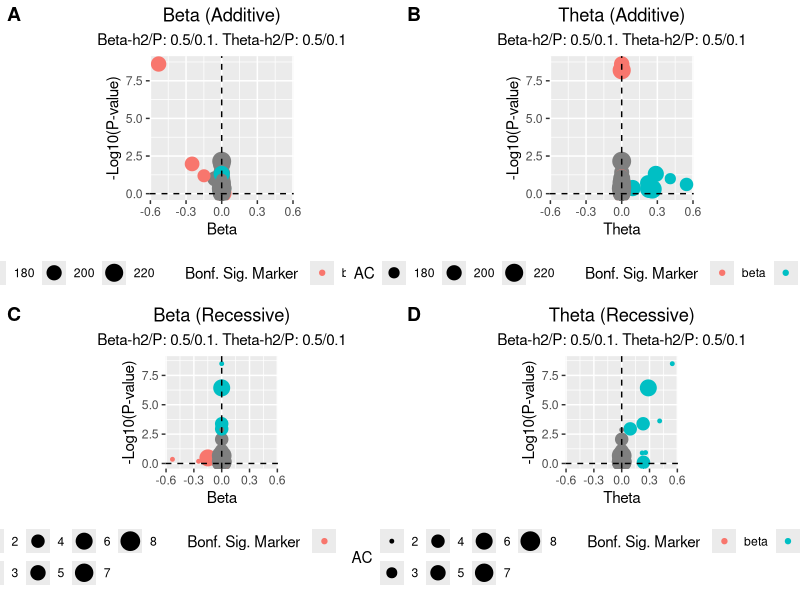

Here is the R script that generated this plot:
# a simple simulation workflow

require(ggplot2)
require(cowplot)

make_theta <- function(M, h2, pi = NULL){
  pi <- ifelse(!is.null(pi), pi, 1)
  stopifnot((pi > 0 & pi <= 1))
  stopifnot((h2 >= 0 & h2 <= 1))
  causal <- rbinom(M, size = 1, prob = pi)
  effect <- rnorm(M, mean = 0, sd = sqrt(h2/(M*pi)))
  return(causal * effect)
}

rescale_variance <- function(X, X_variance, Y_variance) {
  # Rescale variance
  X_sd = X_variance^(1/2)
  Y_sd = Y_variance^(1/2)
  K = Y_sd / X_sd
  Y = K*X
  return(Y)
}

annotate_effects <- function(beta, theta){
  both_sig <- (abs(beta) > 0) & (abs(theta) > 0)
  beta_sig <- (abs(beta) > 0)
  theta_sig <- (abs(theta) > 0)
  effects <-ifelse(both_sig, "both", ifelse(beta_sig, "beta", ifelse(theta_sig, "theta", NA)))
  return(effects)
}

#""" Make effect sizes for either infintesimal or spike and slab model. """
#M = mt.count()[0]
#pi_temp = 1 if pi == None else pi
#return(hl.rand_bool(pi_temp)*hl.rand_norm(0, hl.sqrt(h2/(M*pi_temp))))

graphics.off()

# set up parameters
n = 100 # variants
m = 10000 # samples
p_dosage = 0.01
h2_beta = 0.5
h2_theta = 0.5
h2 = 0.02
pi_beta = 0.1
pi_theta = 0.1

# generate matrix
H1 <- matrix(rbinom(n*m, 1, p_dosage), nrow = n, ncol = m)
H2 <- matrix(rbinom(n*m, 1, p_dosage), nrow = n, ncol = m)
G <- H1+H2
rownames(G) <- paste0("chr0:",1:nrow(G),"A:A")

# only keep entries with SD > 0
keep <- apply(G, 1, sd) > 0
G <- G[keep, ]
n <- nrow(G)
beta <- make_theta(n, h2_beta, pi = pi_beta)
beta_sign <- sign(beta) # note that this is zero if beta is zero
beta_sign[beta_sign == 0] <- 1
df_beta <- data.frame(rsid=rownames(G), beta = beta)

# normalize genotypes
G_norm <- (G - apply(G, 1, mean )) / apply(G, 1, sd)

# Only save genotype matrix when alternate alleles are present
G_only_one_allele <- G==1
G_alt <- G
G_alt[G_only_one_allele] <- 0

keep <- apply(G_alt, 1, sd) > 0
G_alt <- G_alt[keep, ]
G_norm_alt <- (G_alt - apply(G_alt, 1, mean )) / apply(G_alt, 1, sd)

#G_norm_alt[G_only_one_allele] <- 0
theta <- abs(make_theta(n, h2_theta, pi = pi_theta)) * beta_sign
theta <- theta[keep]
print(sum(theta > 0 ))

# get gene effects in single matrix
df_theta <- data.frame(rsid=rownames(G_alt), theta = theta)
df_effects <- merge(df_theta, df_beta, all = TRUE)

# genetic effect contribution
y_no_noise_add <- as.vector(beta %*% G_norm)
y_no_noise_rec <- as.vector(theta %*% G_norm_alt)

var(y_no_noise_add) # should approximate h2 on avg
var(y_no_noise_rec) # should approximate h2 on avg

# add up and rescale
y_no_noise <- y_no_noise_add + y_no_noise_rec
y_no_noise_rescaled <- rescale_variance(y_no_noise, var(y_no_noise), h2)
var(y_no_noise_rescaled)

# final phenotype with noise
noise <-rnorm(m, sd=sqrt(1-h2))
y <- y_no_noise_rescaled + noise
AC_add <- rowSums(G)
AC_rec <- rowSums(G_alt)

# simple linear regression (gwas)
gwas_add <- do.call(rbind, lapply(1:nrow(G_norm), function(i){
  fit <- summary(lm(y ~ G_norm[i,]))
  fit <- as.data.frame(t(as.matrix(fit$coefficients[2,])))
  fit$rsid <- rownames(G_norm)[i]
  colnames(fit) <- c("est","std","t","p", "rsid")
  fit <- fit[,c("rsid", "est","std","t","p")]
  fit$logp <- round(-log10(fit$p),3)
  fit$AC <- sum(G[i,])
  fit$significant <- fit$p < (0.05/n)
  fit$sig <- ifelse(fit$significant,'*','')
  return(fit)
}))

gwas_add <- merge(gwas_add, df_effects, all.x = TRUE, by = 'rsid')
gwas_add$effects <- annotate_effects(gwas_add$beta, gwas_add$theta)

# simple linear regression (gwas)
gwas_rec <- do.call(rbind, lapply(1:nrow(G_norm_alt), function(i){
  fit <- summary(lm(y ~ G_norm_alt[i,]))
  fit <- as.data.frame(t(as.matrix(fit$coefficients[2,])))
  fit$rsid <- rownames(G_norm_alt)[i]
  colnames(fit) <- c("est","std","t","p", "rsid")
  fit <- fit[,c("rsid", "est","std","t","p")]
  fit$logp <- round(-log10(fit$p),3)
  fit$AC <- sum(G_alt[i,])
  fit$significant <- fit$p < (0.05/n)
  fit$sig <- ifelse(fit$significant,'*','')
  return(fit)
}))

gwas_rec <- merge(gwas_rec, df_effects, all.x = TRUE, by = 'rsid')
gwas_rec$effects <- annotate_effects(gwas_rec$beta, gwas_rec$theta)




betas <- as.vector(na.omit(c(gwas_rec$beta, gwas_add$beta)))
thetas <- as.vector(na.omit(c(gwas_rec$theta, gwas_add$theta)))
xlims <- max(betas, thetas) * 1.01

ps <- c(gwas_add$logp, gwas_rec$logp)
ylims <- max(ps) * 1.01


params <- paste0("Beta-h2/P: ", h2_beta, "/", pi_beta, ". Theta-h2/P: ", h2_theta, "/", pi_theta)
p1 <- ggplot(gwas_add, aes(x=beta, y=logp, size=AC, color = effects)) +
  geom_point() +
  geom_hline(yintercept = 0, linetype = 'dashed') +
  geom_vline(xintercept = 0, linetype = 'dashed') +
  xlim(-xlims, xlims) +
  ylim(0, ylims) +
  xlab("Beta") +
  ylab("-Log10(P-value)") +
  labs(color = "Bonf. Sig. Marker") +
  theme(aspect.ratio = 1,
        plot.title = element_text(hjust = 0.5),
        plot.subtitle = element_text(hjust = 0.5),
        legend.position = "bottom"
  ) + ggtitle("Beta (Additive)", params)

p2 <- ggplot(gwas_add, aes(x=theta, y=logp, size=AC, color = effects)) +
  geom_point() +
  geom_hline(yintercept = 0, linetype = 'dashed') +
  geom_vline(xintercept = 0, linetype = 'dashed') +
  xlim(-xlims, xlims) +
  ylim(0, ylims) +
  xlab("Theta") +
  ylab("-Log10(P-value)") +
  labs(color = "Bonf. Sig. Marker") +
  theme(aspect.ratio = 1,
        plot.title = element_text(hjust = 0.5),
        plot.subtitle = element_text(hjust = 0.5),
        legend.position = "bottom"
  ) + ggtitle("Theta (Additive)", params)

p3 <- ggplot(gwas_rec, aes(x=beta, y=logp, size=AC, color = effects)) +
  geom_point() +
  geom_hline(yintercept = 0, linetype = 'dashed') +
  geom_vline(xintercept = 0, linetype = 'dashed') +
  xlim(-xlims, xlims) +
  ylim(0, ylims) +
  xlab("Beta") +
  ylab("-Log10(P-value)") +
  labs(color = "Bonf. Sig. Marker") +
  theme(aspect.ratio = 1,
        plot.title = element_text(hjust = 0.5),
        plot.subtitle = element_text(hjust = 0.5),
        legend.position = "bottom"
  ) + ggtitle("Beta (Recessive)", params)

p4 <- ggplot(gwas_rec, aes(x=theta, y=logp, size=AC, color = effects)) +
  geom_point() +
  geom_hline(yintercept = 0, linetype = 'dashed') +
  geom_vline(xintercept = 0, linetype = 'dashed') +
  xlim(-xlims, xlims) +
  ylim(0, ylims) +
  xlab("Theta") +
  ylab("-Log10(P-value)") +
  labs(color = "Bonf. Sig. Marker") +
  theme(aspect.ratio = 1,
        plot.title = element_text(hjust = 0.5),
        plot.subtitle = element_text(hjust = 0.5),
        legend.position = "bottom"
  ) + ggtitle("Theta (Recessive)", params)


graphics.off()
plot_grid(p1, p2, p3, p4, labels = "AUTO", ncol = 2, nrow = 2)
